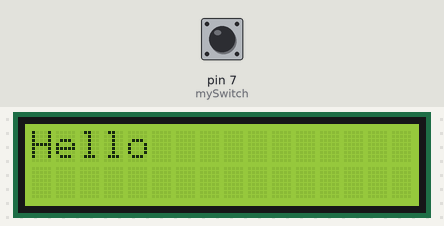
A sketch run on a simulated Arduino Uno, built with avr-gcc and run on an emulated ATmega328P. Shown: 16×2 character LCD. Inputs (shaded band) come from the test bench; at power-on: pin 7 (mySwitch) LOW.

Above: at 1.2 s.
1.3 s: pin 7 (mySwitch) pulled HIGH for 0.15 s
At 2.1 s:
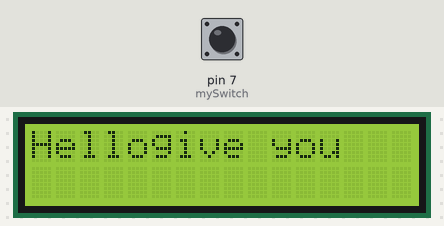
2.9 s: pin 7 (mySwitch) pulled HIGH for 3.2 s
At 3.8 s:
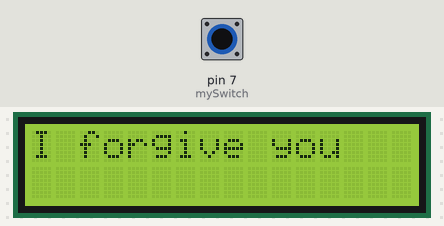
Timing chart, 0 to 5.9 s (numbered marks = the images above; inputs shaded):
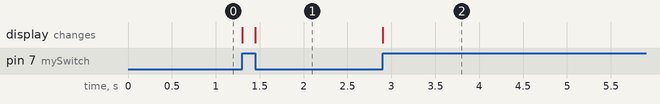

The sketch:

LCDdisplay2.ino
```cpp
/*
  LiquidCrystal Library

 Demonstrates the use a 16x2 LCD display.  The LiquidCrystal
 library works with all LCD displays that are compatible with the
 Hitachi HD44780 driver. There are many of them out there, and you
 can usually tell them by the 16-pin interface.

  The circuit:
 * LCD RS pin to digital pin 12
 * LCD Enable pin to digital pin 11
 * LCD D4 pin to digital pin 5
 * LCD D5 pin to digital pin 4
 * LCD D6 pin to digital pin 3
 * LCD D7 pin to digital pin 2
 * LCD R/W pin to ground
 * LCD VSS pin to ground
 * LCD VCC pin to 5V
 * 10K resistor:
 * ends to +5V and ground
 * wiper to LCD VO pin (pin 3)

 Library originally added 18 Apr 2008
 by David A. Mellis
 library modified 5 Jul 2009
 by Limor Fried (http://www.ladyada.net)
 example added 9 Jul 2009
 by Tom Igoe
 modified 22 Nov 2010
 by Tom Igoe
 */

// include the library code:
#include <LiquidCrystal.h>

// initialize the library with the numbers of the interface pins
LiquidCrystal lcd(12, 11, 5, 4, 3, 2);

int mySwitch = 7;

void setup() {
  // declare pin 2 to be an input
  pinMode(mySwitch, INPUT);
  // set up the LCD's number of columns and rows:
  lcd.begin(16, 2);
  // Print a message to the LCD.
  lcd.print("");
}

void loop() {
  // set the cursor to column 0, line 1
  // (note: line 1 is the second row, since counting begins with 0):
  lcd.setCursor(0, 0);

  //if pin 7 is HIGH, write message on LCD
  if (digitalRead(mySwitch) == 1){
    lcd.print("I forgive you");
  } else {
    //if pin 7 is LOW, write no message on LCD
    lcd.print("Hello");
  }
}
```

Measured:
- after the input at 1.3 s, the display: first changes at once (image 1 shows a later state)
- after the input at 2.9 s, the display: changes at once (image 2)
